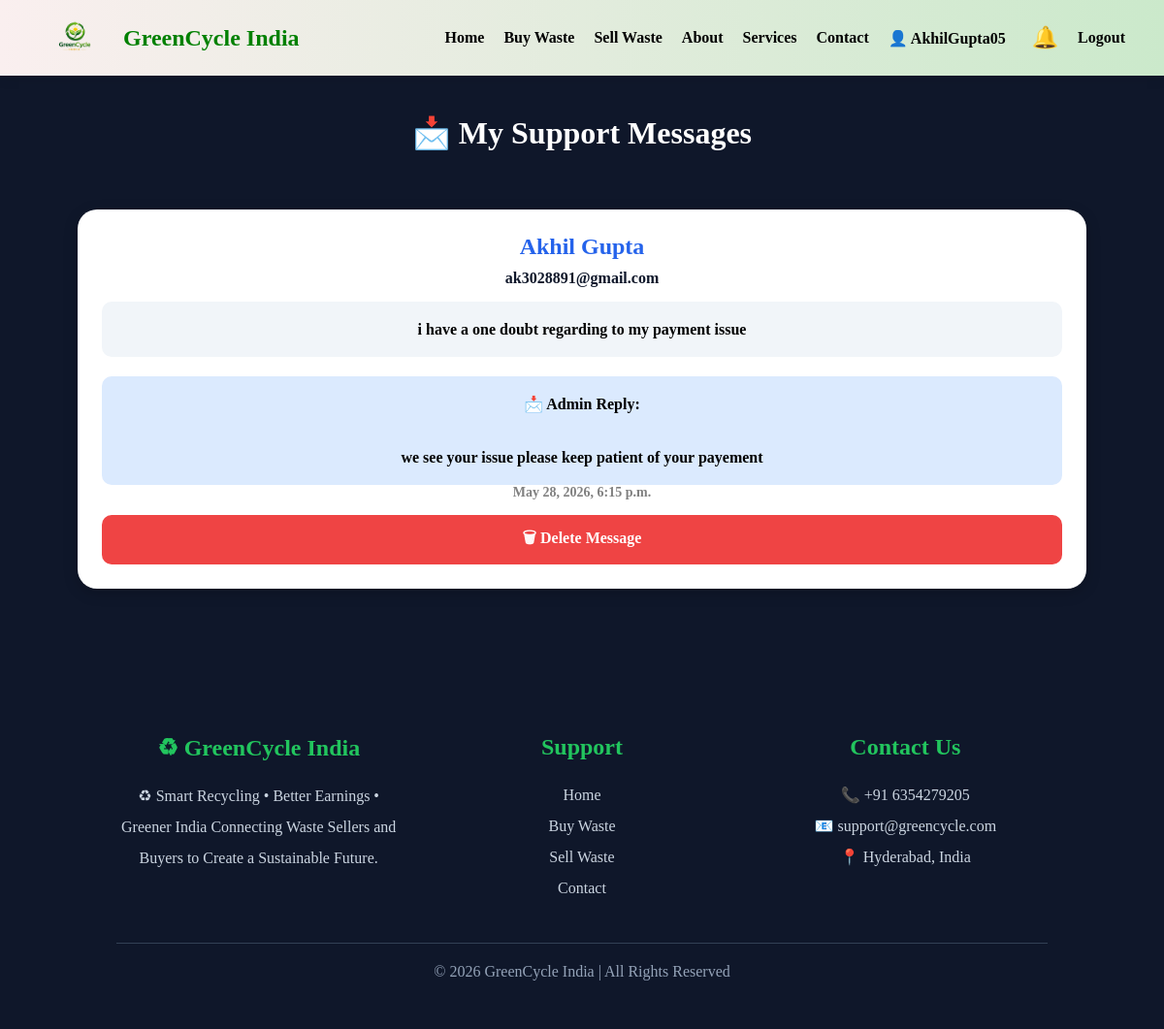
/my-messages/ (signed in), run on the app's committed database.
### main/models.py (models this page shows, shortened)
class Contact(models.Model):
    name = models.CharField(max_length=100)
    email = models.EmailField()
    message = models.TextField()
    user_id = models.IntegerField(default=0)
    buyer_id = models.IntegerField(default=0)
    admin_reply = models.TextField(default='No Reply Yet')
    created_at = models.DateTimeField(auto_now_add=True)

### main/views.py (the view)
# urls.py: path('my-messages/',views.my_messages,name='my_messages'),
def my_messages(request):
    user_id = request.session.get('user_id', 0)
    buyer_id = request.session.get('buyer_id', 0)
    if user_id:
        messages = Contact.objects.filter(
            user_id=user_id
        ).order_by('-id')
    elif buyer_id:
        messages = Contact.objects.filter(
            buyer_id=buyer_id
        ).order_by('-id')
    else:
        messages = Contact.objects.none()
    return render(
        request,
        'my_messages.html',
        {
            'messages': messages
        }
    )

### main/context_processors.py (called while the page is built)
def seller_notification_count(request):
    if request.session.get('user_id'):
        seller_id = request.session.get('user_id')
        pending_requests = BuyRequest.objects.filter(
            waste__seller_id=seller_id,
            status='Pending'
        ).count()
        return {
            'pending_requests_count': pending_requests
        }
    return {
        'pending_requests_count': 0
    }

### main/views.py (called while the page is built)
def seller_notification_count(request):
    seller_count = 0
    buyer_count = 0
    if request.session.get('user_id'):
        seller_id = request.session.get('user_id')
        seller_count = BuyRequest.objects.filter(
            waste__seller_id=seller_id,
            status='Pending'
        ).count()
    if request.session.get('buyer_id'):
        buyer_name = request.session.get('buyer_name')
        buyer_count = Notification.objects.filter(
            buyer_id=request.session.get('buyer_id'),
            is_read=False
        ).count()
    return {
        'pending_requests_count': seller_count,
        'buyer_notification_count': buyer_count
    }

### templates/my_messages.html (shortened to what this page needs)
{% load static %}
<link rel="stylesheet" href="{% static 'css/style.css' %}">
{% include 'navbar.html' %}
<div class="container">
    <h1 class="heading">
        📩 My Support Messages
    </h1>
    {% if messages %}
    <div class="cards">
        {% for msg in messages %}
        <div class="card">
            <h2>
                {{ msg.name }}
            </h2>
            <p class="email">
                {{ msg.email }}
            </p>
            <div class="message">
                {{ msg.message }}
            </div>
<div style="
background:#dbeafe;
padding:15px;
border-radius:10px;
margin-top:15px;
line-height:1.7;
">
<b>
📩 Admin Reply:
</b>
<br><br>
{{ msg.admin_reply }}
</div>
            <p class="date">
                {{ msg.created_at }}
            </p>
            <a href="/delete-message/{{ msg.id }}/"
               onclick="return confirm('Delete this message?')"
               class="delete-btn">
               🗑 Delete Message
            </a>
        </div>
        {% endfor %}
    </div>
    {% else %}
    <div class="empty">
        No Messages Found
    </div>
    {% endif %}
</div>
{% include 'footer.html' %}

### static/css/style.css (style rules this page uses)
* { margin:0; padding:0; box-sizing:border-box; }
.cards { display:grid; grid-template-columns:repeat(4,1fr); gap:20px; padding:40px; }
.card { background:white; padding:30px; text-align:center; border-radius:12px; box-shadow:0 2px 8px rgba(0,0,0,0.1); font-weight:bold; }
.cards { grid-template-columns:1fr; padding:20px; }
.cards { display:grid; grid-template-columns:repeat(auto-fit, minmax(240px,1fr)); gap:25px; }
.card { background:white; border-radius:14px; overflow:hidden; box-shadow:0 4px 12px rgba(0,0,0,0.08); text-align:center; transition:0.3s; }

### templates/my_messages.html (style rules this page uses)
.container { width:90%; max-width:1200px; margin:40px auto; }
.heading { color:white; text-align:center; margin-bottom:40px; }
.cards { display:grid; grid-template-columns: repeat(auto-fit,minmax(320px,1fr)); gap:30px; }
.card { background:white; border-radius:20px; padding:25px; box-shadow:0 4px 15px rgba(0,0,0,0.2); }
.card h2 { color:#2563eb; margin-bottom:10px; }
.email { color:#0f172a; margin-bottom:15px; font-weight:bold; }
.message { background:#f1f5f9; padding:15px; border-radius:10px; line-height:1.7; margin-bottom:20px; }
.date { color:gray; font-size:14px; }
.delete-btn { display:block; text-align:center; background:#ef4444; color:white; padding:12px; border-radius:10px; margin-top:15px; text-decoration:none; font-weight:bold; }

### data on the page
Contact: name "Akhil Gupta", email "ak3028891@gmail.com", message "i have a one doubt regarding to my payment issue", admin_reply "we see your issue please keep patient of your payement", created_at "May 28, 2026, 6:15 p.m."

### other printed values
{{ request.session.user_name }} "AkhilGupta05"
